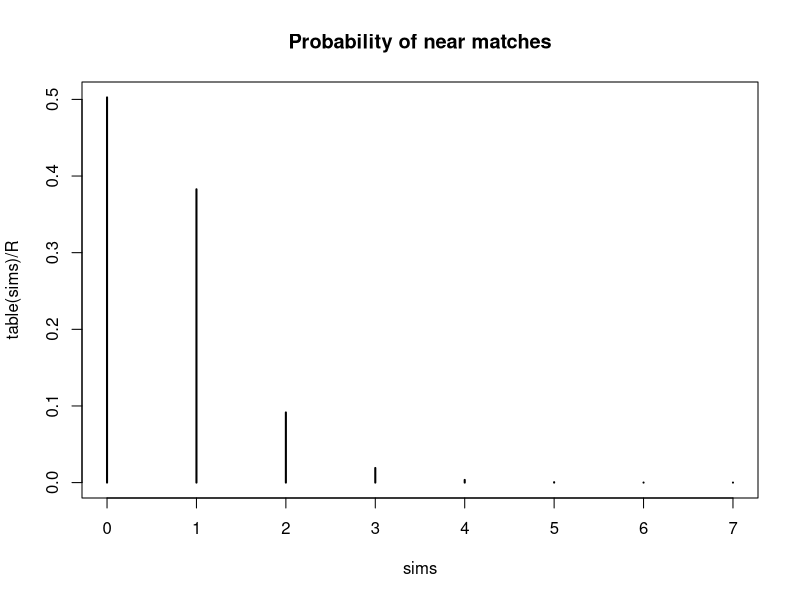
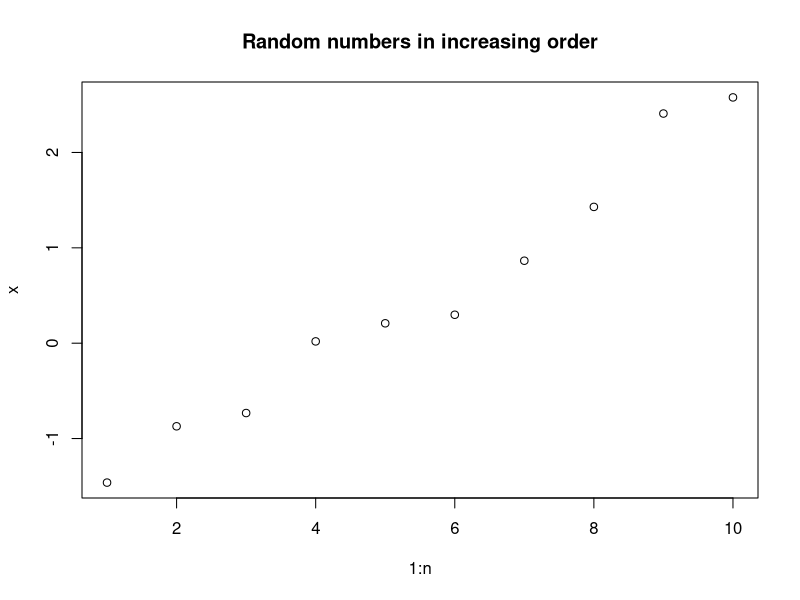

Write the R code that produced these figures, in order.
## ---- chunk 1
knitr::opts_chunk$set(echo=TRUE, comment=NULL)
## ---- chunk 2
R = 100000
n = 23
sims = replicate(R, {
    birthdays = sample(1:365, size=n, replace=TRUE)
    birthdays = sort(birthdays)
    min( diff(birthdays),
        (birthdays[1] + 365) - birthdays[n])
})

plot(table(sims)/R, main='Probability of near matches')
## ---- chunk 3
n = 10
x = sort(rnorm(n))

plot(1:n, x, main='Random numbers in increasing order')
